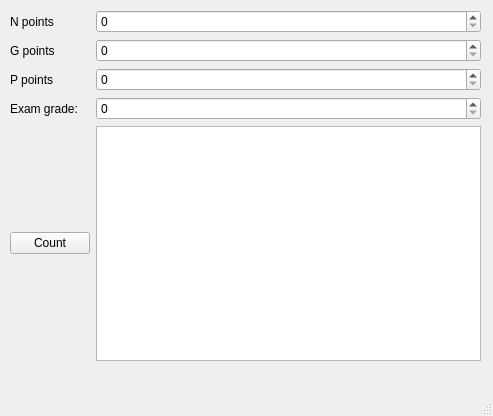
<?xml version="1.0" encoding="UTF-8"?>
<ui version="4.0">
 <class>MainWindow</class>
 <widget class="QMainWindow" name="MainWindow">
  <property name="geometry">
   <rect>
    <x>0</x>
    <y>0</y>
    <width>493</width>
    <height>416</height>
   </rect>
  </property>
  <property name="windowTitle">
   <string>MainWindow</string>
  </property>
  <widget class="QWidget" name="centralwidget">
   <widget class="QWidget" name="gridLayoutWidget">
    <property name="geometry">
     <rect>
      <x>10</x>
      <y>10</y>
      <width>471</width>
      <height>351</height>
     </rect>
    </property>
    <layout class="QGridLayout" name="gridLayout">
     <item row="5" column="0">
      <widget class="QPushButton" name="countPushButton">
       <property name="text">
        <string>Count</string>
       </property>
      </widget>
     </item>
     <item row="1" column="1">
      <widget class="QSpinBox" name="spinBoxG">
       <property name="maximum">
        <number>120</number>
       </property>
      </widget>
     </item>
     <item row="4" column="0">
      <widget class="QLabel" name="label">
       <property name="text">
        <string>Exam grade:</string>
       </property>
      </widget>
     </item>
     <item row="5" column="1">
      <widget class="QTextBrowser" name="textBrowser"/>
     </item>
     <item row="2" column="1">
      <widget class="QSpinBox" name="spinBoxP">
       <property name="maximum">
        <number>250</number>
       </property>
      </widget>
     </item>
     <item row="4" column="1">
      <widget class="QSpinBox" name="spinBoxE">
       <property name="maximum">
        <number>5</number>
       </property>
      </widget>
     </item>
     <item row="0" column="1">
      <widget class="QSpinBox" name="spinBoxN">
       <property name="maximum">
        <number>760</number>
       </property>
      </widget>
     </item>
     <item row="2" column="0">
      <widget class="QLabel" name="label_4">
       <property name="text">
        <string>P points</string>
       </property>
      </widget>
     </item>
     <item row="1" column="0">
      <widget class="QLabel" name="label_5">
       <property name="text">
        <string>G points</string>
       </property>
      </widget>
     </item>
     <item row="0" column="0">
      <widget class="QLabel" name="label_6">
       <property name="text">
        <string>N points</string>
       </property>
      </widget>
     </item>
    </layout>
   </widget>
  </widget>
  <widget class="QMenuBar" name="menubar">
   <property name="geometry">
    <rect>
     <x>0</x>
     <y>0</y>
     <width>493</width>
     <height>21</height>
    </rect>
   </property>
  </widget>
  <widget class="QStatusBar" name="statusbar"/>
 </widget>
 <resources/>
 <connections/>
</ui>
